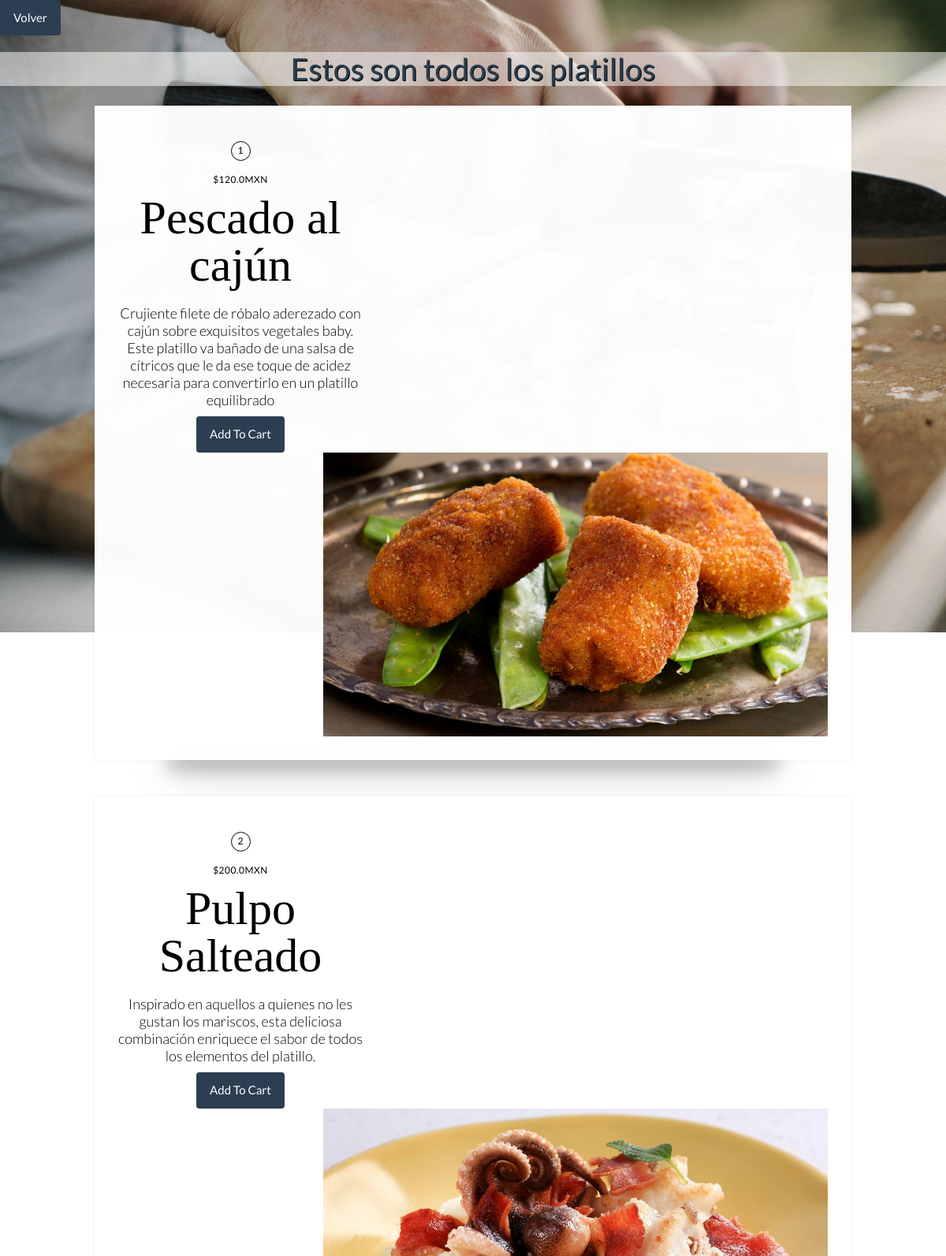
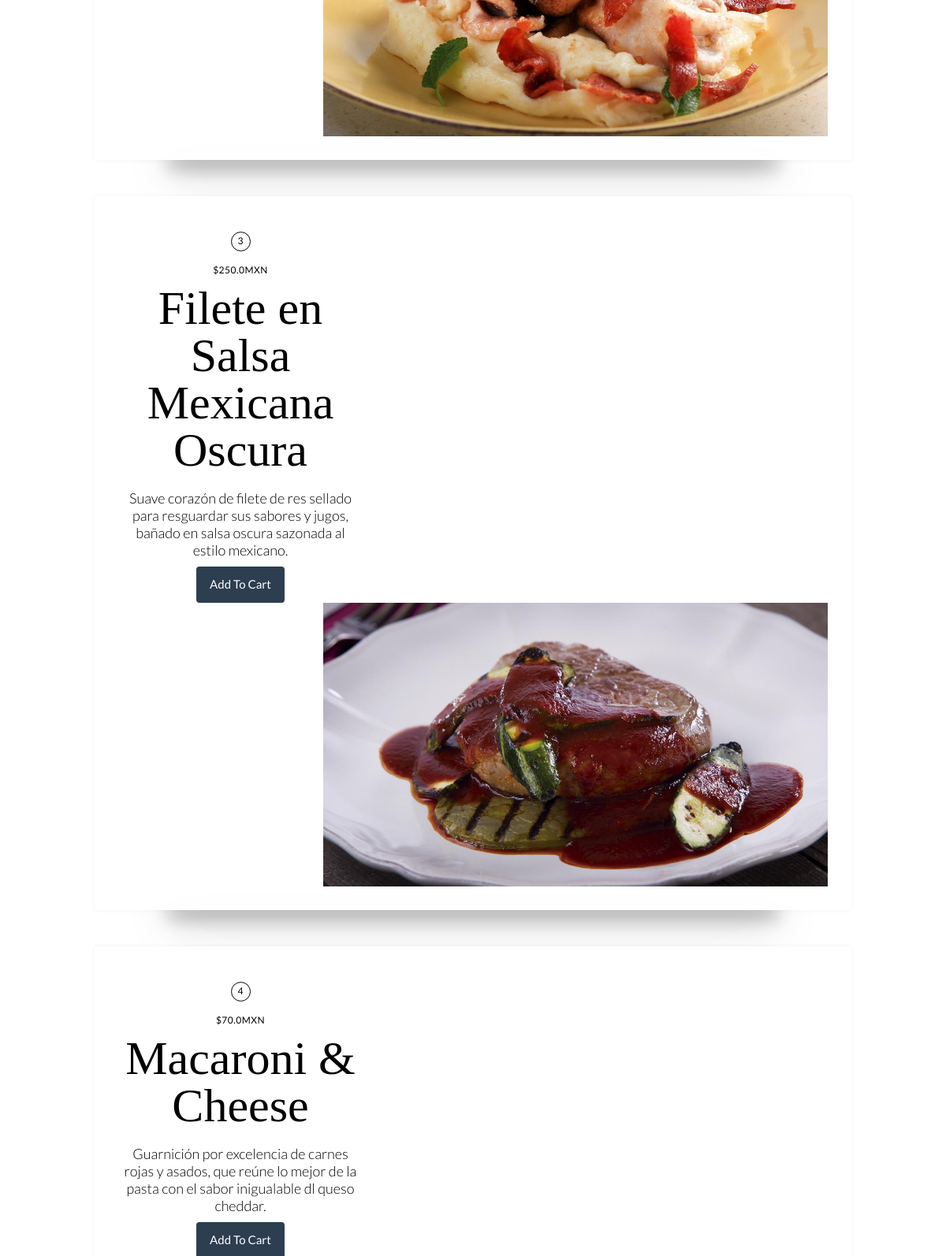
Screenshot of /ver_menu/ (signed in, upper part) with the database file from the repository (2 pictures, top to bottom).
### platillo/models.py (models this page shows, shortened)
class Platillo(models.Model):
    id = models.AutoField(primary_key=True)
    nombre = models.CharField(max_length=200, unique=True)
    descripcion = models.CharField(max_length=500, null=True)
    precio = models.FloatField(null=False, default=0)
    imagen = models.ImageField(null=False, upload_to=directorio_imagen)
    categoria = models.ForeignKey(
        'categoria.Categoria', on_delete=models.CASCADE)
    class Meta:
        db_table = 'platillo'
        verbose_name_plural = "Platillos"

### cliente/views.py (the view)
# urls.py: path('ver_menu/', views.ver_menu, name="ver_menu"),
@login_required
def ver_menu(request):
    platillos = Platillo.objects.all()
    contexto = {"platillos": platillos}
    return render(request, "cliente/ver_menu.html", contexto)

### templates/cliente/ver_menu.html (shortened to what this page needs)
{% load static %}
<link rel="stylesheet" type="text/css" href={% static 'platillo/css/ver_platillos.css'%}>
<link rel="stylesheet" href="{% static 'css/bootstrap.min.css' %}">
<div class="return-btn" style="text-align: start">
        <a class="btn btn-primary" href="../../../home/">Volver</a>
</div>
<h1>Estos son todos los platillos</h1>
{% for platillo_original in platillos%}
    <div id="{{platillo.id}}">
        <div class="card-container">
  <div class="card u-clearfix">
    <div class="card-body">
      <span class="card-number card-circle subtle">{{platillo_original.id}}</span>
      <span class="card-author subtle">${{platillo_original.precio}}MXN</span>
      <h2 class="card-title">{{platillo_original.nombre}}</h2>
      <span class="card-description subtle">{{platillo_original.descripcion}}</span>
      <a class="btn btn-primary" href="{% url 'cliente:cart_add' platillo_original.id %}">Add To Cart</a>
    </div>
    <img src="{{platillo_original.imagen.url}}" alt="" class="card-media" height="360" width="auto"/>
  </div>
</div><br>
    </div>
{% endfor %}

### platillo/static/platillo/css/ver_platillos.css (style rules this page uses)
h1 { margin-top: 30px; background: rgba(255, 255, 255, 0.5); text-shadow: 1px 1px black; }
*, *:before, *:after { box-sizing: inherit; }
.u-clearfix:before, .u-clearfix:after { content: " "; display: table; }
.u-clearfix:after { clear: both; }
.u-clearfix { *zoom: 1; }
.subtle { color: black; }
.card-container { margin: 25px auto 0; position: relative; width: 80vw; }
.card { background-color: rgba(255, 255, 255, 0.979); padding: 30px; position: relative; box-shadow: 0 0 5px rgba(75, 75, 75, 0.07); z-index: 1; }
.card-body { display: inline-block; float: left; width: 310px; }
.card-number { margin-top: 15px; }
.card-circle { border: 1px solid black; border-radius: 50%; display: inline-block; line-height: 22px; font-size: 12px; height: 25px; text-align: center; width: 25px; }
.card-author { display: block; font-size: 12px; letter-spacing: 0.5px; margin: 15px 0 0; text-transform: uppercase; }
.card-title { font-family: "Cormorant Garamond", serif; color: black; font-size: 60px; font-weight: 300; line-height: 60px; margin: 10px 0; }
.card-description { display: inline-block; font-weight: 300; line-height: 22px; margin: 10px 0; font-size: larger; }
.card-media { float: right; }

### rows the page displays
Platillo: id "1", precio "120.0", nombre "Pescado al cajún", descripcion "Crujiente filete de róbalo aderezado con cajún sobre exquisitos vegetales baby. Este platillo va bañado de una salsa de cítricos que le da ese toque de acidez necesaria para convertirlo en un platillo equilibrado", imagen (picture)
Platillo: id "2", precio "200.0", nombre "Pulpo Salteado", descripcion "Inspirado en aquellos a quienes no les gustan los mariscos, esta deliciosa combinación enriquece el sabor de todos los elementos del platillo.", imagen (picture)
Platillo: id "3", precio "250.0", nombre "Filete en Salsa Mexicana Oscura", descripcion "Suave corazón de filete de res sellado para resguardar sus sabores y jugos, bañado en salsa oscura sazonada al estilo mexicano.", imagen (picture)
Platillo: id "4", precio "70.0", nombre "Macaroni & Cheese", descripcion "Guarnición por excelencia de carnes rojas y asados, que reúne lo mejor de la pasta con el sabor inigualable dl queso cheddar."
